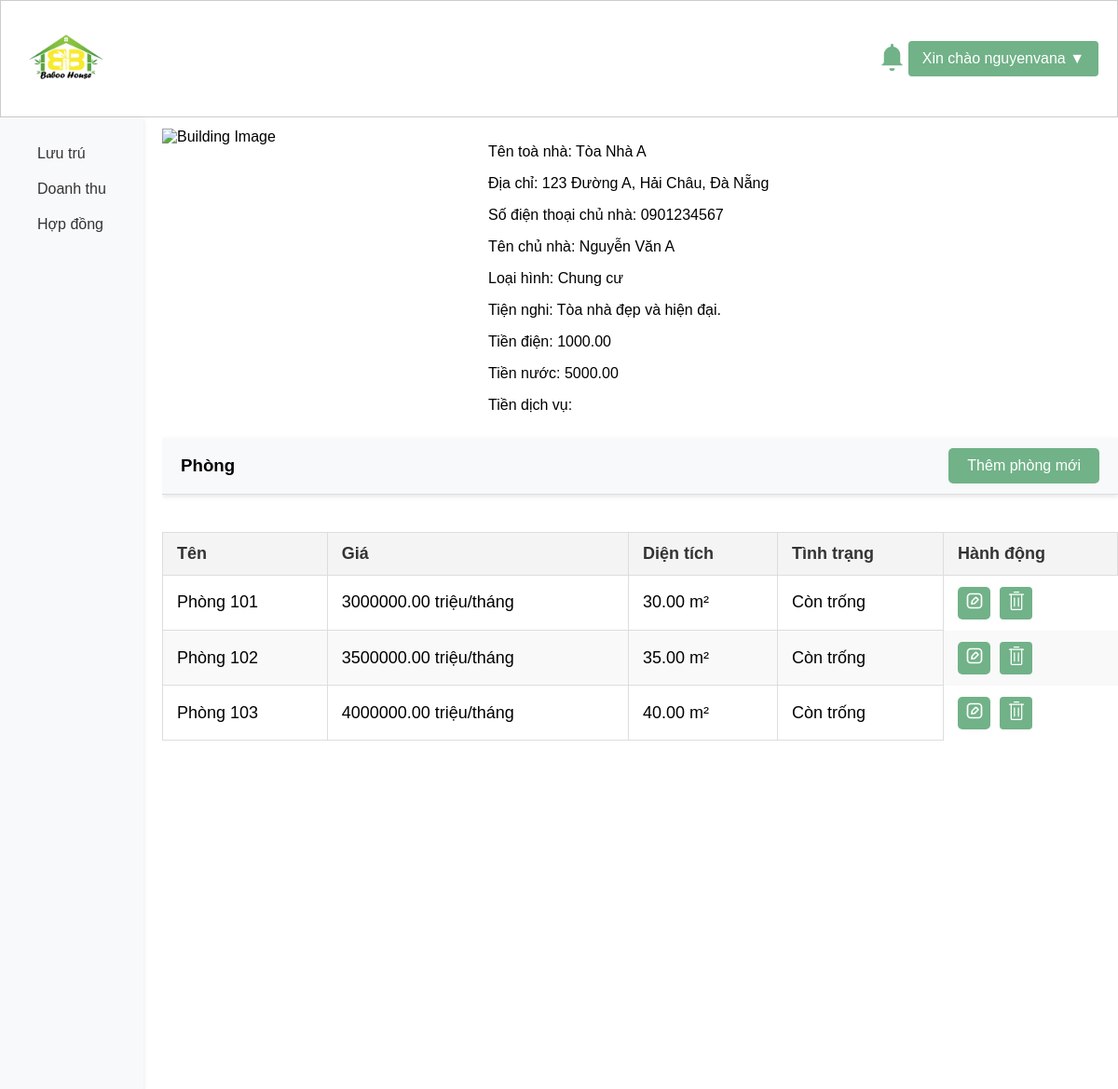
/templates/edit_rooms.php?building_id=1 (signed in), run on the app's committed database.
### tables this page shows
CREATE TABLE `buildings` (
  `building_id` int(11) NOT NULL,
  `user_id` int(11) DEFAULT NULL,
  `name` varchar(255) DEFAULT NULL,
  `street` varchar(255) DEFAULT NULL,
  `district` varchar(255) DEFAULT NULL,
  `city` varchar(255) DEFAULT NULL,
  `rental_price` decimal(10,2) DEFAULT NULL,
  `owner_name` varchar(255) DEFAULT NULL,
  `owner_phone` varchar(50) DEFAULT NULL,
  `building_type` varchar(50) DEFAULT NULL,
  `electricity_price` decimal(10,2) DEFAULT NULL,
  `water_price` decimal(10,2) DEFAULT NULL,
  `service_price` text DEFAULT NULL,
  `description` text DEFAULT NULL,
  `last_modified` datetime DEFAULT NULL,
  `photo_urls` text DEFAULT NULL,
  `approved` tinyint(1) DEFAULT 0
);

CREATE TABLE `rooms` (
  `room_id` int(11) NOT NULL,
  `building_id` int(11) DEFAULT NULL,
  `room_name` varchar(255) DEFAULT NULL,
  `area` decimal(10,2) DEFAULT NULL,
  `rental_price` decimal(10,2) DEFAULT NULL,
  `room_type` varchar(50) DEFAULT NULL,
  `room_status` varchar(50) DEFAULT NULL,
  `photo_urls` text DEFAULT NULL
);

### admin/getallroom.php (called while the page is built, shortened)
<?php
require '../config/database.php';
function getAllrooms($building_id) {
    global $conn;
    $sql = "SELECT * FROM rooms WHERE building_id = ?";
    $stmt = $conn->prepare($sql);
    if ($building_id) {
        $stmt->bind_param("i", $building_id);
    }
    $stmt->execute();
    $result = $stmt->get_result();
    return $result;
}
?>

### templates/edit_rooms.php (the view, shortened to what this page needs)
<?php
require '../config/database.php';
require '../admin/getallroom.php';
$building_id = $_GET['building_id'];
$sql = "SELECT * FROM buildings WHERE building_id = ?";
$stmt = $conn->prepare($sql);
$stmt->bind_param("i", $building_id);
$stmt->execute();
$result = $stmt->get_result();
$building = $result->fetch_assoc();
$rooms = getAllRooms($building_id);
function getDirectGoogleDriveImage($photo_url) {
    return false;
}
$photo_url = $building['photo_urls'];
$direct_image_url = getDirectGoogleDriveImage($photo_url);
?>
<!DOCTYPE html>
<html lang="en">
<head>
    <link rel="stylesheet" href="../assets/css/rooms.css">
</head>
<body>
    <?php include '../includes/header.php'; ?>
    <div class="head-container">
        <div class="main-content">
            <div class="building-info-container">
            <img src="<?php echo $direct_image_url ? $direct_image_url : 'default_image.jpg'; ?>" alt="Building Image" class="building-image">
                <div>
                    <p>Tên toà nhà: <?php echo htmlspecialchars($building['name']); ?></p>
                    <p>Địa chỉ: <?php echo htmlspecialchars($building['street']); ?>, <?php echo htmlspecialchars($building['district']); ?>, <?php echo htmlspecialchars($building['city']); ?></p>
                    <p>Số điện thoại chủ nhà: <?php echo htmlspecialchars($building['owner_phone']); ?></p>
                    <p>Tên chủ nhà: <?php echo htmlspecialchars($building['owner_name']); ?></p>
                    <p>Loại hình: <?php echo htmlspecialchars($building['building_type']); ?></p>
                    <p>Tiện nghi: <?php echo htmlspecialchars($building['description']); ?></p>
                    <p>Tiền điện: <?php echo htmlspecialchars($building['electricity_price']); ?></p>
                    <p>Tiền nước: <?php echo htmlspecialchars($building['water_price']); ?></p>
                    <p>Tiền dịch vụ: <?php echo htmlspecialchars($building['service_price']); ?></p>
                </div>
            </div>
            <div class="manage-head">
                <h3>Phòng</h3>
                <button class="create" onclick="location.href='create_room.php?building_id=<?php echo $building_id; ?>'">Thêm phòng mới</button>
            </div>
            <div style="overflow-x: auto; width: 100%;">
            <table>
                <thead>
                    <tr>
                        <th>Tên</th>
                        <th>Giá</th>
                        <th>Diện tích</th>
                        <th>Tình trạng</th>
                        <?php if (isset($_SESSION['role']) && $_SESSION['role'] != 'admin'): ?>
                        <th>Hành động</th>
                        <?php endif; ?>
                    </tr>
                </thead>
                <tbody>
                <?php if ($rooms->num_rows > 0): ?>
                    <?php foreach ($rooms as $room): ?>
                    <tr>
                        <td><?php echo htmlspecialchars($room['room_name']); ?></td>
                        <td><?php echo htmlspecialchars($room['rental_price']); ?> triệu/tháng</td>
                        <td><?php echo htmlspecialchars($room['area']); ?> m&#178;</td>
                        <td><?php echo htmlspecialchars($room['room_status']); ?></td>
                        <?php if (isset($_SESSION['role']) && $_SESSION['role'] != 'admin'): ?>
                        <td class="crud-btn">
                            <button
                                class="button edit"
                                data-id="<?php echo $room['room_id']; ?>"
                                data-name="<?php echo htmlspecialchars($room['room_name']); ?>"
                                data-price="<?php echo htmlspecialchars($room['rental_price']); ?>"
                                data-area="<?php echo htmlspecialchars($room['area']); ?>"
                                data-status="<?php echo htmlspecialchars($room['room_status']); ?>"
                                onclick="openLightbox(this);"><img src="../assets/icons/edit.svg"></button>
                            <form action="../admin/delete_room.php" method="post" onsubmit="return confirm('Are you sure you want to delete this building?');" style="display:inline;">
                                <button class="delete" type="submit"><img src="../assets/icons/bin.svg"></button>
                            </form>
                        </td>
                        <?php endif; ?>
                    </tr>
                    <?php endforeach; ?>
                <?php else: ?>
                    <tr>
                        <td colspan="5">Không tìm thấy phòng</td>
                    </tr>
                <?php endif; ?>
                </tbody>
            </table>
        </div>
        </div>
        <?php include '../includes/sidebar.php'; ?>
    </div>
</body>
</html>

### assets/css/rooms.css (style rules this page uses)
.building-info-container { display: flex; gap: 50px; margin-bottom: 1%; }
.building-info-container img { width: 300px; height: 300px; }

### assets/css/style.css (style rules this page uses)
* { user-select: none; -webkit-user-drag: none; }
body { width: 100%; height: 100%; margin: 0; overflow: hidden; font-family: Arial, sans-serif; }
input[type="checkbox"], input[type="range"], button { cursor: pointer; }
button[type="submit"] { width: 100%; height: fit-content; padding: 10px; background-color: #71b288; border: none; border-radius: 4px; color: #ffffff; font-size: 16px; cursor: pointer; }
.head-container { column-gap: 20px; background-color: #ffffff; width: 100%; display: flex; flex-direction: row-reverse; }
.manage-head { width: auto; display: flex; flex-direction: row; justify-content: space-between; align-items: center; padding: 0px 20px; margin-bottom: 20px; background-color: #f8f9fa; border-bottom: 1px solid #ddd; box-shadow: 0 2px 5px rgba(0, 0, 0, 0.1); }
.main-content { width: 90%; height: 80vh; overflow-y: scroll; margin-top: 1%; }
table { width: 100%; border-collapse: collapse; margin: 20px 0; font-size: 18px; text-align: left; border-collapse: collapse; width: auto; table-layout: auto; }
table th, table td { padding: 12px 15px; border: 1px solid #ddd; }
table th { background-color: #f4f4f4; color: #333; }
table tr:nth-child(even) { background-color: #f9f9f9; }
.create, .delete, .edit { display: inline-block; padding: 10px 20px; font-size: 16px; color: #fff; background-color: #71b288; border: none; border-radius: 5px; cursor: pointer; }
table { border-collapse: collapse; margin: 20px 0; font-size: 18px; text-align: left; border-collapse: collapse; width: 100%; table-layout: auto; }
table tr { cursor: pointer; }
.crud-btn { display: flex; gap: 10px; height: 100%; border: none; }
.crud-btn button { width: 35px; height: 35px; padding: 0; }
.crud-btn button img { width: 20px; height: 20px; }

### templates/edit_rooms.php (style rules this page uses)
.building-image { width: 300px; height: 300px; object-fit: cover; }

### data on the page
buildings: name "Tòa Nhà A", street "123 Đường A", district "Hải Châu", city "Đà Nẵng", owner_phone "0901234567", owner_name "Nguyễn Văn A", building_type "Chung cư", description "Tòa nhà đẹp và hiện đại.", electricity_price "1000.00", water_price "5000.00"
rooms: room_name "Phòng 101", rental_price "3000000.00", area "30.00", room_status "Còn trống"
rooms: room_name "Phòng 102", rental_price "3500000.00", area "35.00", room_status "Còn trống"
rooms: room_name "Phòng 103", rental_price "4000000.00", area "40.00", room_status "Còn trống"

### other printed values
$_SESSION['username'] "nguyenvana"
